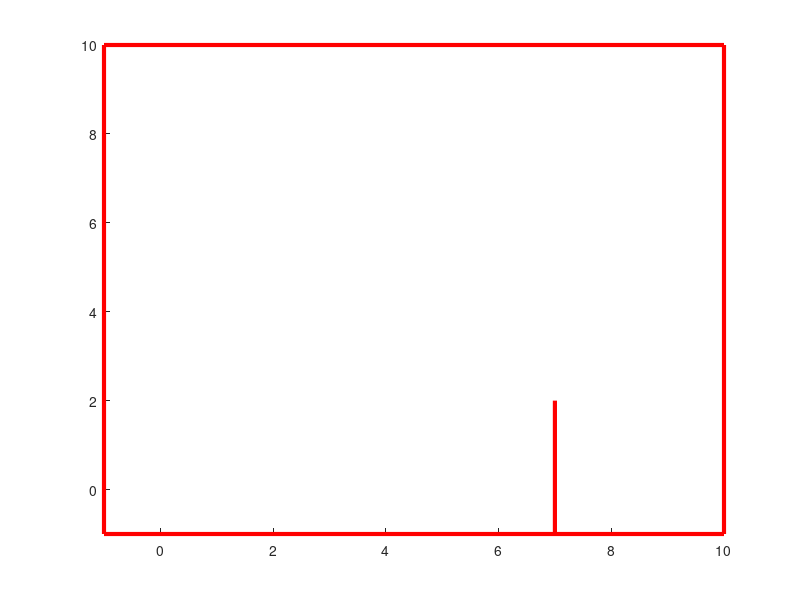

The MATLAB script that drew this image: (Note: this script raises an error after producing the figure.)
function [] = main()
% init environnement matlab %
clc
close all
clear all

% init figures %
figure(1)
clf
hold on
set(1,'position',[0 0 1000 1000])
axis([-1 10 -1 10])

% init systeme robot %
rasta.R = 0.14; % rayon roue
rasta.L = 0.48; % distance entre roues
rasta.H = 0.8; % longueur robot
capteur.Portee = 3; % portee capteur
capteur1.angle = 0;
capteur2.angle = pi/6;
capteur3.angle = -pi/6; 

obstacle1.ptr = line([7,7],[-1,2],'color','r','linewidth',3);
bordureg.ptr = line([-1,-1],[-1,10],'color','r','linewidth',3);
bordureh.ptr = line([-1,10],[10,10],'color','r','linewidth',3);
bordured.ptr = line([10,10],[10,-1],'color','r','linewidth',3);
bordureb.ptr = line([10,-1],[-1,-1],'color','r','linewidth',3);

%coord robot
[rasta.X,rasta.Y]= ginput(1);
rasta.theta = 0;


capteur1.ptr = line([rasta.X,rasta.X + capteur.Portee * cos(rasta.theta)],...
    [rasta.Y,rasta.Y + capteur.Portee * sin(rasta.theta)],'color','g','linewidth',3);
capteur2.ptr = line([rasta.X,rasta.X + capteur.Portee * cos(rasta.theta + capteur2.angle)],...
    [rasta.Y,rasta.Y + capteur.Portee * sin(rasta.theta + capteur2.angle)],'color','g','linewidth',3);
capteur3.ptr = line([rasta.X,rasta.X + capteur.Portee * cos(rasta.theta + capteur3.angle)],...
    [rasta.Y,rasta.Y + capteur.Portee * sin(rasta.theta + capteur3.angle)],'color','g','linewidth',3);






xt = [rasta.X + rasta.L / 2 * sin(rasta.theta); rasta.X - rasta.L / 2 * sin(rasta.theta);...
    rasta.X + rasta.H*cos(rasta.theta)]
yt = [rasta.Y - rasta.L / 2 * cos(rasta.theta); rasta.Y + rasta.L / 2 * cos(rasta.theta);...
    rasta.Y + rasta.H * sin(rasta.theta)]
rasta.ptr1 = patch(xt,yt,[0;4;7])



% init environnement exec %
Tmax = 60;
dt = 0.1;

x = [rasta.X rasta.Y 0] % init etat robot
u = [0 0]


for t = 0 : dt : Tmax;
    matrice = [[cos(rasta.theta),-sin(rasta.theta),rasta.X];...
    [sin(rasta.theta),cos(rasta.theta),rasta.Y];...
    [0,0,1]]
    
    % maj etat robot
    rasta.X = x(1)
    rasta.Y = x(2)
    rasta.theta = x(3)
    
    % maj dessin
    xt = [rasta.X + rasta.L / 2 * sin(rasta.theta); rasta.X - rasta.L / 2 * sin(rasta.theta);...
        rasta.X + rasta.H*cos(rasta.theta)]
    yt = [rasta.Y - rasta.L / 2 * cos(rasta.theta); rasta.Y + rasta.L / 2 * cos(rasta.theta);...
        rasta.Y + rasta.H * sin(rasta.theta)]
    set(rasta.ptr1,'Xdata',xt, 'Ydata', yt)
    set(capteur1.ptr,'Xdata',[rasta.X,rasta.X + capteur.Portee * cos(rasta.theta + capteur2.angle)],...
    'Ydata',[rasta.Y,rasta.Y + capteur.Portee * sin(rasta.theta + capteur2.angle)])
    set(capteur2.ptr,'Xdata',[rasta.X,rasta.X + capteur.Portee * cos(rasta.theta)],...
    'Ydata',[rasta.Y,rasta.Y + capteur.Portee * sin(rasta.theta)])
    set(capteur3.ptr,'Xdata',[rasta.X,rasta.X + capteur.Portee * cos(rasta.theta + capteur3.angle)],...
    'Ydata',[rasta.Y,rasta.Y + capteur.Portee * sin(rasta.theta + capteur3.angle)])

    % calcul commande
    st1 = getDistance(capteur.Portee, capteur1.angle, 7, -1, 7, 2, matrice)
    st2 = getDistance(capteur.Portee, capteur2.angle, 7, -1, 7, 2, matrice)
    st3 = getDistance(capteur.Portee, capteur3.angle, 7, -1, 7, 2, matrice)

    if(st1(1) < 1 && st1(2) < 1 && st1(1) > 0 && st1(2) > 0)
        u(1) = 0.1
        u(2) = 0.2
        else
        if(st2(1) < 1 && st2(2) < 1 && st2(1) > 0 && st2(2) > 0)
        u(1) = 0.1
        u(2) = -0.2
        
        else
            if (st3(1) < 1 && st3(2) < 1 && st3(1) > 0 && st3(2) > 0)
            u(1) = 0.1
            u(2) = 0.2
            else 
                u(1) = 0.2
                u(2) = 0
            end
        end
    end
    
    % simu du robot
    [t45,x45] = ode45(@(t,x)Modele(t,x,u,rasta),[0 dt],x);
    L45 = length(t45);
    x = x45(L45,:);
    drawnow
    
    % get distance %
    %matriceObstacle = [[capteur.portee ]
    


end

